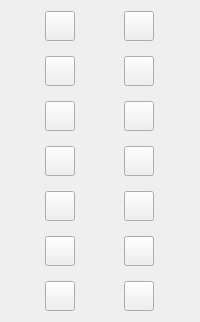
         <widget class="QWidget" name="widget" native="true">
          <property name="sizePolicy">
           <sizepolicy hsizetype="Maximum" vsizetype="Maximum">
            <horstretch>0</horstretch>
            <verstretch>0</verstretch>
           </sizepolicy>
          </property>
          <layout class="QGridLayout" name="gridLayout">
           <property name="spacing">
            <number>15</number>
           </property>
           <item row="6" column="0">
            <widget class="QPushButton" name="rectButton">
             <property name="minimumSize">
              <size>
               <width>30</width>
               <height>30</height>
              </size>
             </property>
             <property name="maximumSize">
              <size>
               <width>30</width>
               <height>30</height>
              </size>
             </property>
             <property name="text">
              <string/>
             </property>
             <property name="icon">
              <iconset>
               <normaloff>images/layer-shape.png</normaloff>images/layer-shape.png</iconset>
             </property>
             <property name="checkable">
              <bool>true</bool>
             </property>
            </widget>
           </item>
           <item row="2" column="0">
            <widget class="QPushButton" name="dropperButton">
             <property name="sizePolicy">
              <sizepolicy hsizetype="Fixed" vsizetype="Fixed">
               <horstretch>0</horstretch>
               <verstretch>0</verstretch>
              </sizepolicy>
             </property>
             <property name="minimumSize">
              <size>
               <width>30</width>
               <height>30</height>
              </size>
             </property>
             <property name="maximumSize">
              <size>
               <width>30</width>
               <height>30</height>
              </size>
             </property>
             <property name="text">
              <string/>
             </property>
             <property name="icon">
              <iconset>
               <normaloff>images/pipette.png</normaloff>images/pipette.png</iconset>
             </property>
             <property name="checkable">
              <bool>true</bool>
             </property>
            </widget>
           </item>
           <item row="0" column="0">
            <widget class="QPushButton" name="selectpolyButton">
             <property name="sizePolicy">
              <sizepolicy hsizetype="Fixed" vsizetype="Fixed">
               <horstretch>0</horstretch>
               <verstretch>0</verstretch>
              </sizepolicy>
             </property>
             <property name="minimumSize">
              <size>
               <width>30</width>
               <height>30</height>
              </size>
             </property>
             <property name="maximumSize">
              <size>
               <width>30</width>
               <height>30</height>
              </size>
             </property>
             <property name="text">
              <string/>
             </property>
             <property name="icon">
              <iconset>
               <normaloff>images/selection-poly.png</normaloff>images/selection-poly.png</iconset>
             </property>
             <property name="checkable">
              <bool>true</bool>
             </property>
            </widget>
           </item>
           <item row="0" column="1">
            <widget class="QPushButton" name="selectrectButton">
             <property name="sizePolicy">
              <sizepolicy hsizetype="Fixed" vsizetype="Fixed">
               <horstretch>0</horstretch>
               <verstretch>0</verstretch>
              </sizepolicy>
             </property>
             <property name="minimumSize">
              <size>
               <width>30</width>
               <height>30</height>
              </size>
             </property>
             <property name="maximumSize">
              <size>
               <width>30</width>
               <height>30</height>
              </size>
             </property>
             <property name="text">
              <string/>
             </property>
             <property name="icon">
              <iconset>
               <normaloff>images/selection.png</normaloff>images/selection.png</iconset>
             </property>
             <property name="checkable">
              <bool>true</bool>
             </property>
            </widget>
           </item>
           <item row="1" column="0">
            <widget class="QPushButton" name="eraserButton">
             <property name="sizePolicy">
              <sizepolicy hsizetype="Fixed" vsizetype="Fixed">
               <horstretch>0</horstretch>
               <verstretch>0</verstretch>
              </sizepolicy>
             </property>
             <property name="minimumSize">
              <size>
               <width>30</width>
               <height>30</height>
              </size>
             </property>
             <property name="maximumSize">
              <size>
               <width>30</width>
               <height>30</height>
              </size>
             </property>
             <property name="text">
              <string/>
             </property>
             <property name="icon">
              <iconset>
               <normaloff>images/eraser.png</normaloff>images/eraser.png</iconset>
             </property>
             <property name="checkable">
              <bool>true</bool>
             </property>
            </widget>
           </item>
           <item row="3" column="1">
            <widget class="QPushButton" name="brushButton">
             <property name="sizePolicy">
              <sizepolicy hsizetype="Fixed" vsizetype="Fixed">
               <horstretch>0</horstretch>
               <verstretch>0</verstretch>
              </sizepolicy>
             </property>
             <property name="minimumSize">
              <size>
               <width>30</width>
               <height>30</height>
              </size>
             </property>
             <property name="maximumSize">
              <size>
               <width>30</width>
               <height>30</height>
              </size>
             </property>
             <property name="text">
              <string/>
             </property>
             <property name="icon">
              <iconset>
               <normaloff>images/paint-brush.png</normaloff>images/paint-brush.png</iconset>
             </property>
             <property name="checkable">
              <bool>true</bool>
             </property>
            </widget>
           </item>
           <item row="5" column="1">
            <widget class="QPushButton" name="polylineButton">
             <property name="minimumSize">
              <size>
               <width>30</width>
               <height>30</height>
              </size>
             </property>
             <property name="maximumSize">
              <size>
               <width>30</width>
               <height>30</height>
              </size>
             </property>
             <property name="text">
              <string/>
             </property>
             <property name="icon">
              <iconset>
               <normaloff>images/layer-shape-polyline.png</normaloff>images/layer-shape-polyline.png</iconset>
             </property>
             <property name="checkable">
              <bool>true</bool>
             </property>
            </widget>
           </item>
           <item row="6" column="1">
            <widget class="QPushButton" name="polygonButton">
             <property name="minimumSize">
              <size>
               <width>30</width>
               <height>30</height>
              </size>
             </property>
             <property name="maximumSize">
              <size>
               <width>30</width>
               <height>30</height>
              </size>
             </property>
             <property name="text">
              <string/>
             </property>
             <property name="icon">
              <iconset>
               <normaloff>images/layer-shape-polygon.png</normaloff>images/layer-shape-polygon.png</iconset>
             </property>
             <property name="checkable">
              <bool>true</bool>
             </property>
            </widget>
           </item>
           <item row="7" column="0">
            <widget class="QPushButton" name="ellipseButton">
             <property name="minimumSize">
              <size>
               <width>30</width>
               <height>30</height>
              </size>
             </property>
             <property name="maximumSize">
              <size>
               <width>30</width>
               <height>30</height>
              </size>
             </property>
             <property name="text">
              <string/>
             </property>
             <property name="icon">
              <iconset>
               <normaloff>images/layer-shape-ellipse.png</normaloff>images/layer-shape-ellipse.png</iconset>
             </property>
             <property name="checkable">
              <bool>true</bool>
             </property>
            </widget>
           </item>
           <item row="3" column="0">
            <widget class="QPushButton" name="penButton">
             <property name="sizePolicy">
              <sizepolicy hsizetype="Fixed" vsizetype="Fixed">
               <horstretch>0</horstretch>
               <verstretch>0</verstretch>
              </sizepolicy>
             </property>
             <property name="minimumSize">
              <size>
               <width>30</width>
               <height>30</height>
              </size>
             </property>
             <property name="maximumSize">
              <size>
               <width>30</width>
               <height>30</height>
              </size>
             </property>
             <property name="text">
              <string/>
             </property>
             <property name="icon">
              <iconset>
               <normaloff>images/pencil.png</normaloff>images/pencil.png</iconset>
             </property>
             <property name="checkable">
              <bool>true</bool>
             </property>
            </widget>
           </item>
           <item row="7" column="1">
            <widget class="QPushButton" name="roundrectButton">
             <property name="minimumSize">
              <size>
               <width>30</width>
               <height>30</height>
              </size>
             </property>
             <property name="maximumSize">
              <size>
               <width>30</width>
               <height>30</height>
              </size>
             </property>
             <property name="text">
              <string/>
             </property>
             <property name="icon">
              <iconset>
               <normaloff>images/layer-shape-round.png</normaloff>images/layer-shape-round.png</iconset>
             </property>
             <property name="checkable">
              <bool>true</bool>
             </property>
            </widget>
           </item>
           <item row="1" column="1">
            <widget class="QPushButton" name="fillButton">
             <property name="sizePolicy">
              <sizepolicy hsizetype="Fixed" vsizetype="Fixed">
               <horstretch>0</horstretch>
               <verstretch>0</verstretch>
              </sizepolicy>
             </property>
             <property name="minimumSize">
              <size>
               <width>30</width>
               <height>30</height>
              </size>
             </property>
             <property name="maximumSize">
              <size>
               <width>30</width>
               <height>30</height>
              </size>
             </property>
             <property name="text">
              <string/>
             </property>
             <property name="icon">
              <iconset>
               <normaloff>images/paint-can.png</normaloff>images/paint-can.png</iconset>
             </property>
             <property name="checkable">
              <bool>true</bool>
             </property>
            </widget>
           </item>
           <item row="5" column="0">
            <widget class="QPushButton" name="lineButton">
             <property name="minimumSize">
              <size>
               <width>30</width>
               <height>30</height>
              </size>
             </property>
             <property name="maximumSize">
              <size>
               <width>30</width>
               <height>30</height>
              </size>
             </property>
             <property name="text">
              <string/>
             </property>
             <property name="icon">
              <iconset>
               <normaloff>images/layer-shape-line.png</normaloff>images/layer-shape-line.png</iconset>
             </property>
             <property name="checkable">
              <bool>true</bool>
             </property>
            </widget>
           </item>
           <item row="2" column="1">
            <widget class="QPushButton" name="sprayButton">
             <property name="sizePolicy">
              <sizepolicy hsizetype="Minimum" vsizetype="Fixed">
               <horstretch>0</horstretch>
               <verstretch>0</verstretch>
              </sizepolicy>
             </property>
             <property name="minimumSize">
              <size>
               <width>30</width>
               <height>30</height>
              </size>
             </property>
             <property name="maximumSize">
              <size>
               <width>30</width>
               <height>30</height>
              </size>
             </property>
             <property name="text">
              <string/>
             </property>
             <property name="icon">
              <iconset>
               <normaloff>images/spray.png</normaloff>images/spray.png</iconset>
             </property>
             <property name="checkable">
              <bool>true</bool>
             </property>
             <property name="flat">
              <bool>false</bool>
             </property>
            </widget>
           </item>
          </layout>
         </widget>
